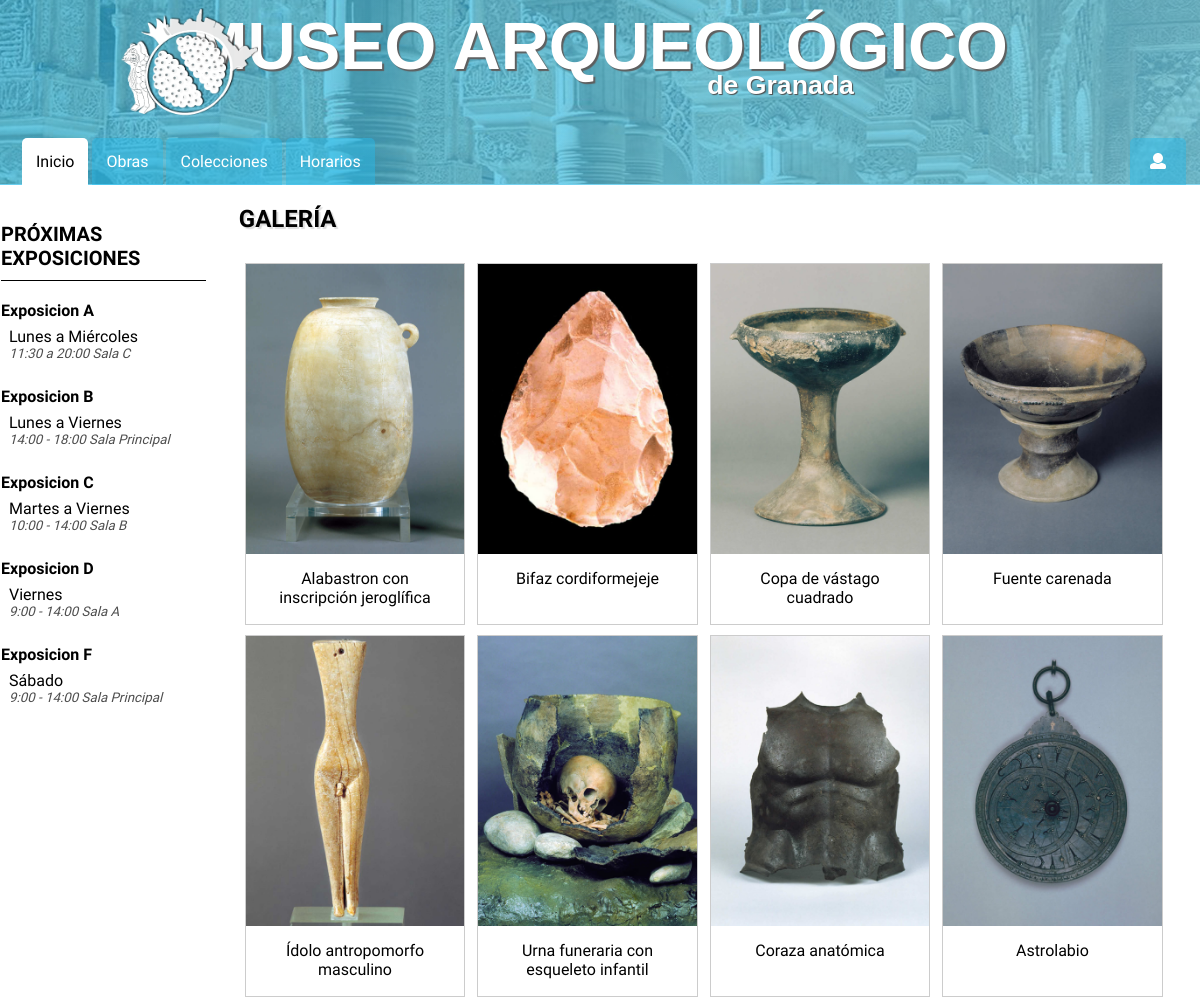
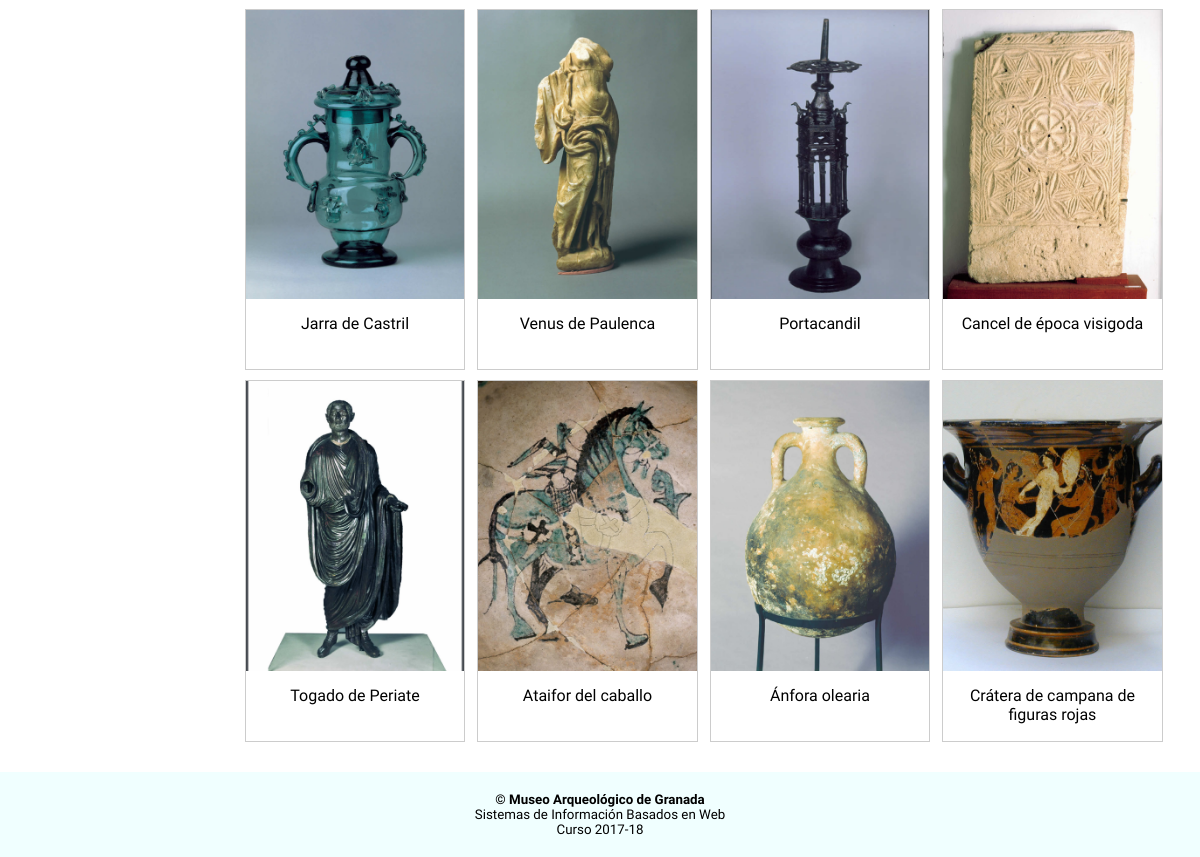
The page / on the database its author committed (2 pictures, top to bottom).
### tables this page shows
CREATE TABLE `obras` (
  `Nombre` varchar(50) DEFAULT NULL COMMENT 'nombre de la obra',
  `id` int(10) UNSIGNED NOT NULL,
  `fecha` varchar(100) DEFAULT NULL,
  `dimensiones` varchar(75) DEFAULT NULL,
  `procedencia` varchar(50) DEFAULT NULL,
  `comentario` text,
  `imagen` text NOT NULL,
  `video` varchar(200) DEFAULT 'https://www.youtube.com/embed/dQw4w9WgXcQ',
  `visible` tinyint(1) NOT NULL DEFAULT '0'
);

CREATE TABLE `exposiciones` (
  `id` int(11) NOT NULL COMMENT 'Id de la exp',
  `nombre` varchar(35) NOT NULL DEFAULT 'Exposicion' COMMENT 'Nombre',
  `fechas` varchar(70) NOT NULL COMMENT 'Fechas en formato DD/MM',
  `horario` varchar(30) NOT NULL COMMENT 'Horario en formato HH:MM - HH:MM',
  `ubicacion` varchar(50) NOT NULL DEFAULT 'Sala Principal'
);

### index.php (the view, shortened to what this page needs)
<?php
    include "modules/conexion.php";
    if (isset($_GET['id'])) {
        $id_url = $_GET['id'] ;
        if( $id_url <= 8 && $id_url > 0){
            header("Location: obra.php?id=".$id_url);
            function array_envia($array) {
                $tmp = serialize($array);
                $tmp = urlencode($tmp);
                return $tmp;
            }
            $seleccion = 'SELECT  *  FROM  Obras Where Obras.id == id_url' ;
            $resultado = mysqli_query ($conexion, $seleccion);
            $array_resultado = msqli_fetch_array($resultado);
            $array_env = array_envia($array_resultado);
            echo "<a href=\"contenido_obra.php?array=$array_env\">pasar array</a>";
        }
        else
            echo "ERROR: 404 página no encontrada, id incorrecto";
    } else {
        $resultado_exp   = mysqli_query ($conexion, "SELECT * FROM exposiciones");
        $resultado_obras = mysqli_query ($conexion, "SELECT * FROM obras");
        include "modules/header.php";
        include "modules/head.php";
?>
<body>
    <article>
        <h1>Galería</h1>
        <?php
            if ($resultado_obras->num_rows > 0) {
                while($array_resultado =  mysqli_fetch_assoc($resultado_obras)) {
                    echo "<div class='responsivo'><div class='galeria'><a href='obra.php?id=".$array_resultado['id']."'>";
                        echo "<img src='".$array_resultado['imagen']."' alt='".$array_resultado['Nombre']."'></a>";
                        echo "<div class='desc'>".$array_resultado['Nombre']."</div></div></div>";
                }
            }
        ?>
    </article>
    <aside>
        <h2>Próximas exposiciones</h2>
        <ul>
            <?php
                if ($resultado_exp->num_rows > 0) {
                    while($array_resultado =  mysqli_fetch_assoc($resultado_exp)) {
                        echo "<li><a href='exposicion.php?id=".$array_resultado['id']."'><h3>".$array_resultado['nombre']."</h3>";
                        echo "<p>".$array_resultado['fechas']."</p>";
                        echo "<p class='dia'>".$array_resultado['horario']." ".$array_resultado['ubicacion']."</p></a></li>";
                    }
                }
            ?>
        </ul>
    </aside>
    <?php include "modules/footer.php"; ?>
</body>
<?php
}
?>

### css/estilos.css (style rules this page uses)
body { font-family: 'Raleway', sans-serif; }
article h1 { text-shadow: 2px 2px 1px #dddddd; }
aside { width: 17%; float: left; padding-top: 20px; padding-left: 3px; }
aside ul { margin: 0; padding: 0; }
aside h2 { text-transform: uppercase; font-size: 15pt; margin-bottom: 30px; padding-bottom: 10px; border-bottom: solid black 1.5px; }
aside ul li h3 { font-size: 12pt; }
aside p { margin-left: 8px; line-height: 0.1; }
aside a { height: 5em; margin-top: -10px; text-decoration: none; background-color: RGBA(42, 185, 231, 0.00); color: black; display: block; border-radius: 5px; transition: ease-in 0.2s; }
p.dia { font-style: italic; color: rgb(77, 77, 77); font-size: 10pt; }
article h1 { text-transform: uppercase; }
article { width: 80%; float: right; padding-left: 20px; padding-bottom: 30px; }
div.galeria { border: 1px solid #ccc; float: left; text-align: center; }
div.galeria img { width: 100%; height: auto; }
div.desc { padding: 15px; text-align: center; height: 2.5em; }
.responsivo { padding: 0 6px; margin-top: 10px; float: left; width: 22.88888%; }

### rows shown on the page
obras: imagen (picture), Nombre "Alabastron con inscripción jeroglífica"
obras: imagen (picture), Nombre "Bifaz cordiformejeje"
obras: imagen (picture), Nombre "Copa de vástago cuadrado"
obras: imagen (picture), Nombre "Fuente carenada"
obras: imagen (picture), Nombre "Ídolo antropomorfo masculino"
obras: imagen (picture), Nombre "Urna funeraria con esqueleto infantil"
obras: imagen (picture), Nombre "Coraza anatómica"
obras: imagen (picture), Nombre "Astrolabio"
obras: imagen (picture), Nombre "Jarra de Castril"
obras: imagen (picture), Nombre "Venus de Paulenca"
obras: imagen (picture), Nombre "Portacandil"
obras: imagen (picture), Nombre "Cancel de época visigoda"
obras: imagen (picture), Nombre "Togado de Periate"
obras: imagen (picture), Nombre "Ataifor del caballo"
obras: imagen (picture), Nombre "Ánfora olearia"
obras: imagen (picture), Nombre "Crátera de campana de figuras rojas"
exposiciones: nombre "Exposicion A", fechas "Lunes a Miércoles", horario "11:30 a 20:00", ubicacion "Sala C"
exposiciones: nombre "Exposicion B", fechas "Lunes a Viernes", horario "14:00 - 18:00", ubicacion "Sala Principal"
exposiciones: nombre "Exposicion C", fechas "Martes a Viernes", horario "10:00 - 14:00", ubicacion "Sala B"
exposiciones: nombre "Exposicion D", fechas "Viernes", horario "9:00 - 14:00", ubicacion "Sala A"
exposiciones: nombre "Exposicion F", fechas "Sábado", horario "9:00 - 14:00", ubicacion "Sala Principal"
